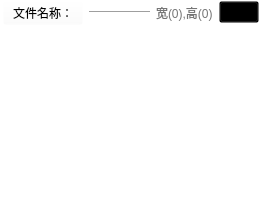
       <widget class="QGroupBox" name="groupBox">
        <property name="styleSheet">
         <string notr="true">QGroupBox{border:0px solid #222;
background-color: rgba(0, 0, 0, 0);
}</string>
        </property>
        <property name="title">
         <string/>
        </property>
        <layout class="QVBoxLayout" name="verticalLayout">
         <property name="leftMargin">
          <number>3</number>
         </property>
         <property name="topMargin">
          <number>0</number>
         </property>
         <property name="bottomMargin">
          <number>0</number>
         </property>
         <item>
          <layout class="QHBoxLayout" name="horizontalLayout_31">
           <property name="topMargin">
            <number>0</number>
           </property>
           <property name="bottomMargin">
            <number>0</number>
           </property>
           <item alignment="Qt::AlignLeft">
            <widget class="QPushButton" name="pushButton_saveimage">
             <property name="sizePolicy">
              <sizepolicy hsizetype="Preferred" vsizetype="Fixed">
               <horstretch>0</horstretch>
               <verstretch>0</verstretch>
              </sizepolicy>
             </property>
             <property name="minimumSize">
              <size>
               <width>60</width>
               <height>25</height>
              </size>
             </property>
             <property name="maximumSize">
              <size>
               <width>16777215</width>
               <height>25</height>
              </size>
             </property>
             <property name="layoutDirection">
              <enum>Qt::LeftToRight</enum>
             </property>
             <property name="styleSheet">
              <string notr="true">
background-color: rgba(255, 255, 255,0);
font: 10pt &quot;宋体&quot;;</string>
             </property>
             <property name="text">
              <string>文件名称：</string>
             </property>
             <property name="autoDefault">
              <bool>false</bool>
             </property>
            </widget>
           </item>
           <item>
            <widget class="Line" name="line_73">
             <property name="sizePolicy">
              <sizepolicy hsizetype="Expanding" vsizetype="Fixed">
               <horstretch>0</horstretch>
               <verstretch>0</verstretch>
              </sizepolicy>
             </property>
             <property name="orientation">
              <enum>Qt::Horizontal</enum>
             </property>
            </widget>
           </item>
           <item alignment="Qt::AlignRight">
            <widget class="QLabel" name="label_image_size">
             <property name="styleSheet">
              <string notr="true">color: rgb(118, 118, 118);</string>
             </property>
             <property name="text">
              <string>宽(0),高(0)</string>
             </property>
            </widget>
           </item>
           <item>
            <widget class="QPushButton" name="pushButton_2">
             <property name="styleSheet">
              <string notr="true">background-color: rgba(0, 0, 0,0);</string>
             </property>
             <property name="text">
              <string/>
             </property>
             <property name="icon">
              <iconset resource="mmp.qrc">
               <normaloff>:/new/prefix1/icon/20150729102447597_easyicon_net_48.ico</normaloff>:/new/prefix1/icon/20150729102447597_easyicon_net_48.ico</iconset>
             </property>
            </widget>
           </item>
          </layout>
         </item>
         <item>
          <layout class="QHBoxLayout" name="horizontalLayout_7">
           <item>
            <widget class="Nshowforimageview" name="graphicsView">
             <property name="styleSheet">
              <string notr="true">background-color: rgba(255, 255, 255,0);
border:0 pix</string>
             </property>
            </widget>
           </item>
          </layout>
         </item>
        </layout>
       </widget>
